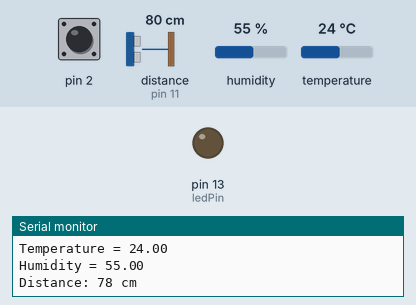
Simulated run of this sketch. Board: Arduino Uno, built with avr-gcc and run on an emulated ATmega328P. Shown: output pins drawn as LEDs (lit = HIGH), the last lines printed to the serial monitor. Wiring (inferred from the names in the program): ultrasonic range finder: trigger pin 12; echo pin 11. Inputs (shaded band) come from the test bench; at power-on: pin 2 HIGH, distance to the obstacle (sensor on pin 11) 80 cm, humidity 55 %, temperature 24 °C. The echo pulse lasts 58.3 µs per cm; pins used as bus, display or sensor lines are not drawn.

Above: at 1.8 s.
1.9 s: pin 2 pulled LOW for 1.3 s
At 2.6 s:
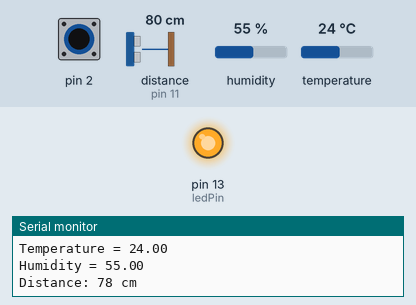
5.7 s: pin 2 pulled LOW for 3.2 s
At 10.0 s:
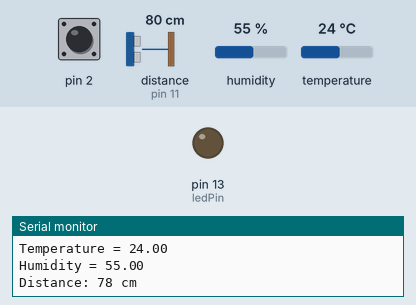
Timing chart, 0 to 11.5 s (numbered marks = the images above; inputs shaded):
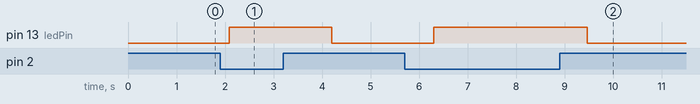

Measured:
- after the input at 1.9 s, pin 13 (ledPin): LOW → HIGH after 0.19 s, → LOW 2.1 s later
- after the input at 5.7 s, pin 13 (ledPin): LOW → HIGH after 0.60 s, → LOW 3.2 s later

The sketch:

twillio.ino
```cpp
#include "SR04.h"
#include "dht.h"

// Define the pins for the ultrasonic sensor
#define TRIG_PIN 12
#define ECHO_PIN 11
#define DHT11_PIN 7
// Create an instance of the SR04 class
SR04 sr04 = SR04(ECHO_PIN, TRIG_PIN);

// DHT
dht DHT;

const int ledPin = 13;

void setup() {
  // Initialize serial communication
  Serial.begin(9600);
  // Wait for serial port to connect
  while (!Serial) {
    delay(10);
  }

   // put your setup code here, to run once:
  pinMode(ledPin,OUTPUT);//initialize the ledPin as an output
  pinMode(2,INPUT);
  digitalWrite(2, HIGH);
}

void loop() {
  // Perform a distance measurement
  long distance = sr04.Distance();

  // Print the measured distance
  Serial.print("Distance: ");
  Serial.print(distance);
  Serial.println(" cm");

  // Delay before taking the next measurement
  delay(1000); // Adjust delay as needed

  // put your main code here, to run repeatedly:
  int digitalVal = digitalRead(2);
  if(HIGH == digitalVal)
  {
    digitalWrite(ledPin,LOW);//turn the led off
  }
  else
  {
    digitalWrite(ledPin,HIGH);//turn the led on
    Serial.println("Tilted");
  }

  // DHT

  // Debugging: Check the return value of the read function
  int chk = DHT.read11(DHT11_PIN);

  Serial.print("Read status: ");
  switch (chk) {
      case DHTLIB_OK:
          Serial.println("OK");
          break;
      case DHTLIB_ERROR_CHECKSUM:
          Serial.println("Checksum error");
          break;
      case DHTLIB_ERROR_TIMEOUT:
          Serial.println("Timeout error");
          break;
      default:
          Serial.println("Unknown error");
          break;
  }

  Serial.print("Temperature = ");
  Serial.println(DHT.temperature);
  Serial.print("Humidity = ");
  Serial.println(DHT.humidity);
}
```

SR04.cpp
```cpp
#include "SR04.h"

SR04::SR04(int echoPin, int triggerPin) {
    _echoPin = echoPin;
    _triggerPin = triggerPin;
    pinMode(_echoPin, INPUT);
    pinMode(_triggerPin, OUTPUT);
    _autoMode = false;
    _distance = 999;
}


long SR04::Distance() {
    long d = 0;
    _duration = 0;
    digitalWrite(_triggerPin, LOW);
    delayMicroseconds(2);
    digitalWrite(_triggerPin, HIGH);
    delayMicroseconds(10);
    digitalWrite(_triggerPin, LOW);
    delayMicroseconds(2);
    _duration = pulseIn(_echoPin, HIGH, PULSE_TIMEOUT);
    d = MicrosecondsToCentimeter(_duration);
    delay(25);
    return d;
}

long SR04::DistanceAvg(int wait, int count) {
    long min, max, avg, d;
    min = 999;
    max = 0;
    avg = d = 0;

    if (wait < 25) {
        wait = 25;
    }

    if (count < 1) {
        count = 1;
    }

    for (int x = 0; x < count + 2; x++) {
        d = Distance();

        if (d < min) {
            min = d;
        }

        if (d > max) {
            max = d;
        }

        avg += d;
    }

    // substract highest and lowest value
    avg -= (max + min);
    // calculate average
    avg /= count;
    return avg;
}

void SR04::Ping() {
    _distance = Distance();
}

long SR04::getDistance() {
    return _distance;
}

long SR04::MicrosecondsToCentimeter(long duration) {
    long d = (duration * 100) / 5882;
    //d = (d == 0)?999:d;
    return d;
}
```

SR04.h
```cpp
#ifndef SR04_H
#define SR04_H

#if defined(ARDUINO) && ARDUINO >= 100
	#include "Arduino.h"
#else
	#include "WProgram.h"
#endif
//#include "pins_arduino.h"

#include <inttypes.h>

#define PULSE_TIMEOUT 150000L	// 100ms
#define DEFAULT_DELAY 10
#define DEFAULT_PINGS 5
class SR04 {
public:

	/**
	* Constructor
	* Ultrasonic sensor SR04, four connections pins
	* VCC, ECHO, TRIGGER, GND
	* <br>
	* \param echoPin digital INPUT-Pin for measuring distance
	* \param triggerPin if 10us high a trigger signal is generated from
	*					SR04
	*
	* \return void
	*/
	SR04(int echoPin, int triggerPin);

	/**
	* Do a measurment for this sensor. Return distance as long
	* in centimenter
	* \return long distance in centimeter
	*/
	long Distance();

	/**
	* Do count measurents and calculate the average.
	* To avoid defilement from ow/high peaks, min/max values
	* are substracted from the average
	*
	* \param wait delay between measurements, default = DEFAULT_DELAY/ms
	* \param count number of measurements, default DEFAULT_PINGS
	* \return long distance in centimeter
	**/
	long DistanceAvg(int wait=DEFAULT_DELAY, int count=DEFAULT_PINGS);

	/**
	* Do only a ping. Get result with methode getDistance()
	*
	* \param keine
	*/
	void Ping() ;

	/**
	* return latest distance. Methode Ping() should be called before
	* \param keine
	* \return Distanz in Zentimeter
	*/
	long getDistance();


private:
	/**
	* Do the measurement calculation and return result in centimeter
	* SR04 measure echo time to obstacle and return way.
	* <br>
	* Sound travels with 340m/sec
	* <br>
	* Example: Obstace 100cm away from SR04. Measure time is 100cm to
	* obstacle and 100cm return = 200cm
	* <br>
	* 1sec = 1000ms = 1.000.000uS
	* 1.000.000 / 340 = Distance in microseconds for 100cm
	* 2941uS fuer 100cm = 5882 uS fuer 200cm
	*
	* duration / 5882 * 100 = distance in cm
	*/
	long MicrosecondsToCentimeter(long duration);

	long _currentDistance;
	int _echoPin, _triggerPin;
	long _duration, _distance;
	bool _autoMode;
};
#endif
```
